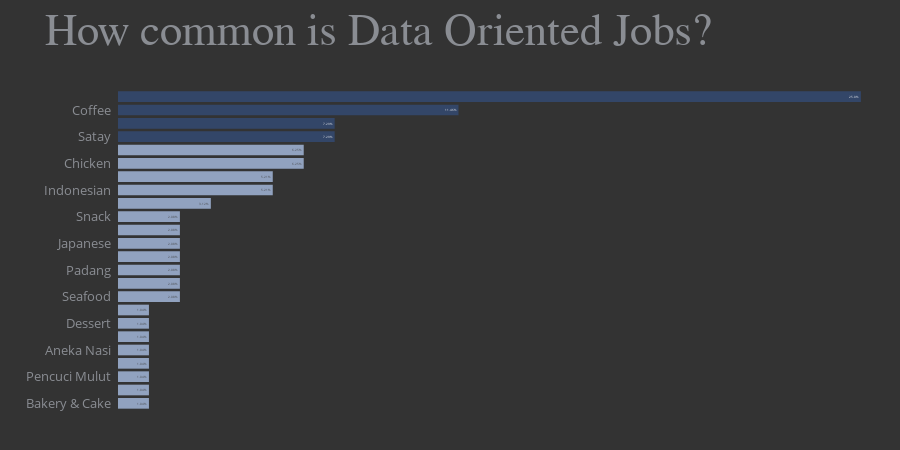

This figure's notebook cell:
### Code cell
# data
df_q5 = resto['jenis'].value_counts().reset_index()
df_q5['per'] = ((df_q5['jenis'] / df_q5['jenis'].sum())*100).round(2).astype(str) + '%'

# chart
fig = px.bar(df_q5, y='index', x='jenis', text='per', color='per', 
             color_discrete_sequence=['#334668','#334668','#334668','#91A2BF','#91A2BF','#91A2BF','#91A2BF',
                                     '#91A2BF','#91A2BF','#91A2BF','#91A2BF','#91A2BF']
            )
# styling
fig.update_xaxes(visible=False)
fig.update_yaxes(categoryorder='total ascending', ticksuffix='  ')
fig.update_traces(hovertemplate=None, marker=dict(line=dict(width=0)))
fig.update_layout(height=450, yaxis_title='', hovermode='y unified', showlegend=False,
                  title="<span style='font-size:45px; font-family:Times New Roman'>How common is Data Oriented Jobs?</span>",
                  margin=dict(t=90, b=40, l=0, r=0),               
                  plot_bgcolor='#333', paper_bgcolor='#333',
                  title_font=dict(size=30, color='#8a8d93', family="Lato, sans-serif"),
                  font=dict(size=13, color='#8a8d93'))
fig.show()

### Figure 1 — Plotly figure (JSON) as saved in the notebook; plotly's stock layout.template omitted (floating-point values rounded to 4 significant figures)
{"data": [{"alignmentgroup": "True", "legendgroup": "25.0%", "marker": {"color": "#334668", "line": {"width": 0}, "pattern": {"shape": ""}}, "name": "25.0%", "offsetgroup": "25.0%", "orientation": "h", "showlegend": true, "text": ["25.0%"], "textposition": "auto", "type": "bar", "x": [24], "xaxis": "x", "y": ["Rice"], "yaxis": "y"}, {"alignmentgroup": "True", "legendgroup": "11.46%", "marker": {"color": "#334668", "line": {"width": 0}, "pattern": {"shape": ""}}, "name": "11.46%", "offsetgroup": "11.46%", "orientation": "h", "showlegend": true, "text": ["11.46%"], "textposition": "auto", "type": "bar", "x": [11], "xaxis": "x", "y": ["Coffee"], "yaxis": "y"}, {"alignmentgroup": "True", "legendgroup": "7.29%", "marker": {"color": "#334668", "line": {"width": 0}, "pattern": {"shape": ""}}, "name": "7.29%", "offsetgroup": "7.29%", "orientation": "h", "showlegend": true, "text": ["7.29%", "7.29%"], "textposition": "auto", "type": "bar", "x": [7, 7], "xaxis": "x", "y": ["Satay", "Beverages"], "yaxis": "y"}, {"alignmentgroup": "True", "legendgroup": "6.25%", "marker": {"color": "#91A2BF", "line": {"width": 0}, "pattern": {"shape": ""}}, "name": "6.25%", "offsetgroup": "6.25%", "orientation": "h", "showlegend": true, "text": ["6.25%", "6.25%"], "textposition": "auto", "type": "bar", "x": [6, 6], "xaxis": "x", "y": ["Chicken", "Bakso & Soto"], "yaxis": "y"}, {"alignmentgroup": "True", "legendgroup": "5.21%", "marker": {"color": "#91A2BF", "line": {"width": 0}, "pattern": {"shape": ""}}, "name": "5.21%", "offsetgroup": "5.21%", "orientation": "h", "showlegend": true, "text": ["5.21%", "5.21%"], "textposition": "auto", "type": "bar", "x": [5, 5], "xaxis": "x", "y": ["Indonesian", "Breakfast"], "yaxis": "y"}, {"alignmentgroup": "True", "legendgroup": "3.12%", "marker": {"color": "#91A2BF", "line": {"width": 0}, "pattern": {"shape": ""}}, "name": "3.12%", "offsetgroup": "3.12%", "orientation": "h", "showlegend": true, "text": ["3.12%"], "textposition": "auto", "type": "bar", "x": [3], "xaxis": "x", "y": ["Noodles"], "yaxis": "y"}, {"alignmentgroup": "True", "legendgroup": "2.08%", "marker": {"color": "#91A2BF", "line": {"width": 0}, "pattern": {"shape": ""}}, "name": "2.08%", "offsetgroup": "2.08%", "orientation": "h", "showlegend": true, "text": ["2.08%", "2.08%", "2.08%", "2.08%", "2.08%", "2.08%", "2.08%"], "textposition": "auto", "type": "bar", "x": [2, 2, 2, 2, 2, 2, 2], "xaxis": "x", "y": ["Seafood", "Fast Food", "Padang", "Beef", "Japanese", "Specialty Store", "Snack"], "yaxis": "y"}, {"alignmentgroup": "True", "legendgroup": "1.04%", "marker": {"color": "#91A2BF", "line": {"width": 0}, "pattern": {"shape": ""}}, "name": "1.04%", "offsetgroup": "1.04%", "orientation": "h", "showlegend": true, "text": ["1.04%", "1.04%", "1.04%", "1.04%", "1.04%", "1.04%", "1.04%", "1.04%"], "textposition": "auto", "type": "bar", "x": [1, 1, 1, 1, 1, 1, 1, 1], "xaxis": "x", "y": ["Bakery & Cake", "Cemilan", "Pencuci Mulut", "International", "Aneka Nasi", "Convenience Store", "Dessert", "Chinese"], "yaxis": "y"}], "layout": {"barmode": "relative", "font": {"color": "#8a8d93", "size": 13}, "height": 450, "hovermode": "y unified", "legend": {"title": {"text": "per"}, "tracegroupgap": 0}, "margin": {"b": 40, "l": 0, "r": 0, "t": 90}, "paper_bgcolor": "#333", "plot_bgcolor": "#333", "showlegend": false, "title": {"font": {"color": "#8a8d93", "family": "Lato, sans-serif", "size": 30}, "text": "<span style='font-size:45px; font-family:Times New Roman'>How common is Data Oriented Jobs?</span>"}, "xaxis": {"anchor": "y", "domain": [0, 1], "title": {"text": "jenis"}, "visible": false}, "yaxis": {"anchor": "x", "categoryorder": "total ascending", "domain": [0, 1], "ticksuffix": "  ", "title": {"text": ""}}}}
